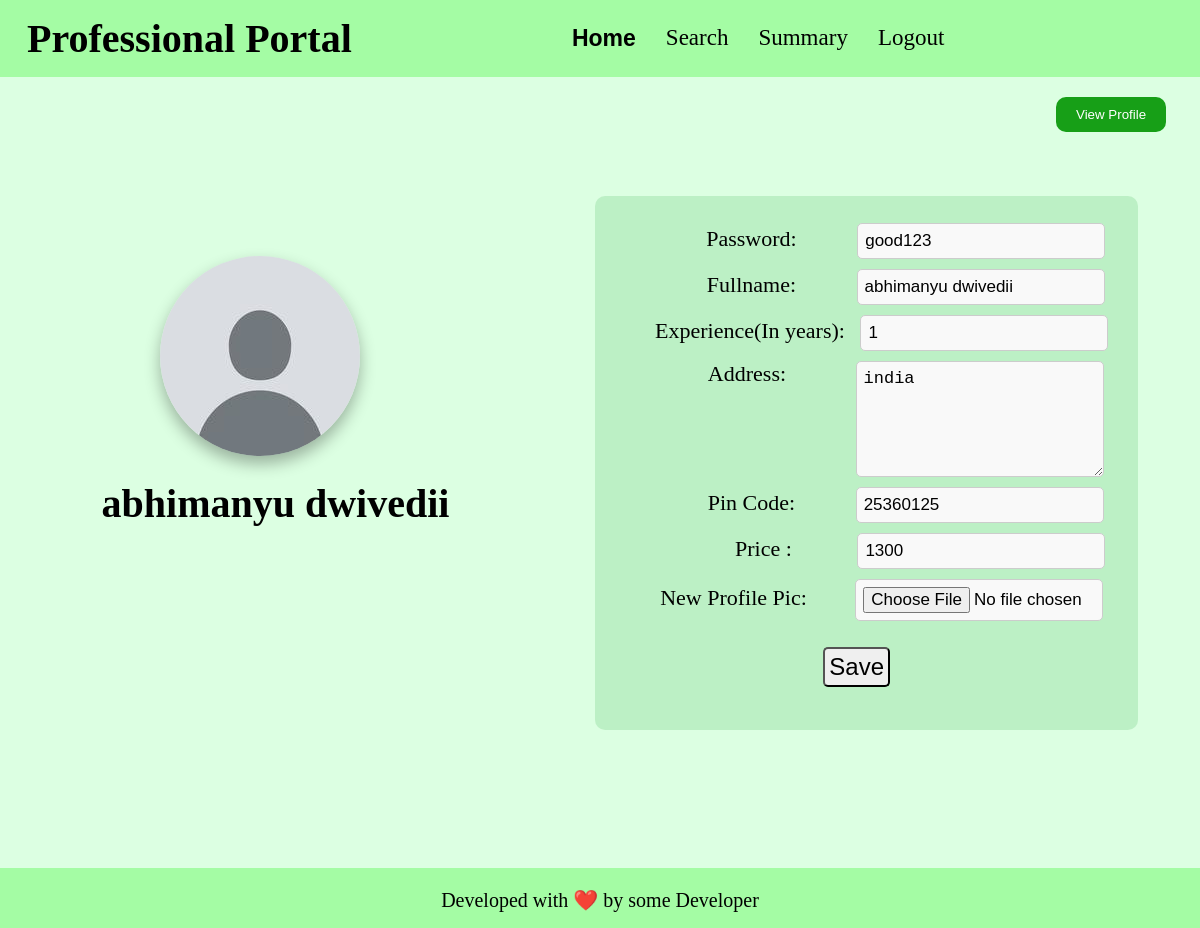
/professional_home/edit_profile/3, run on an earlier commit of the app's database.
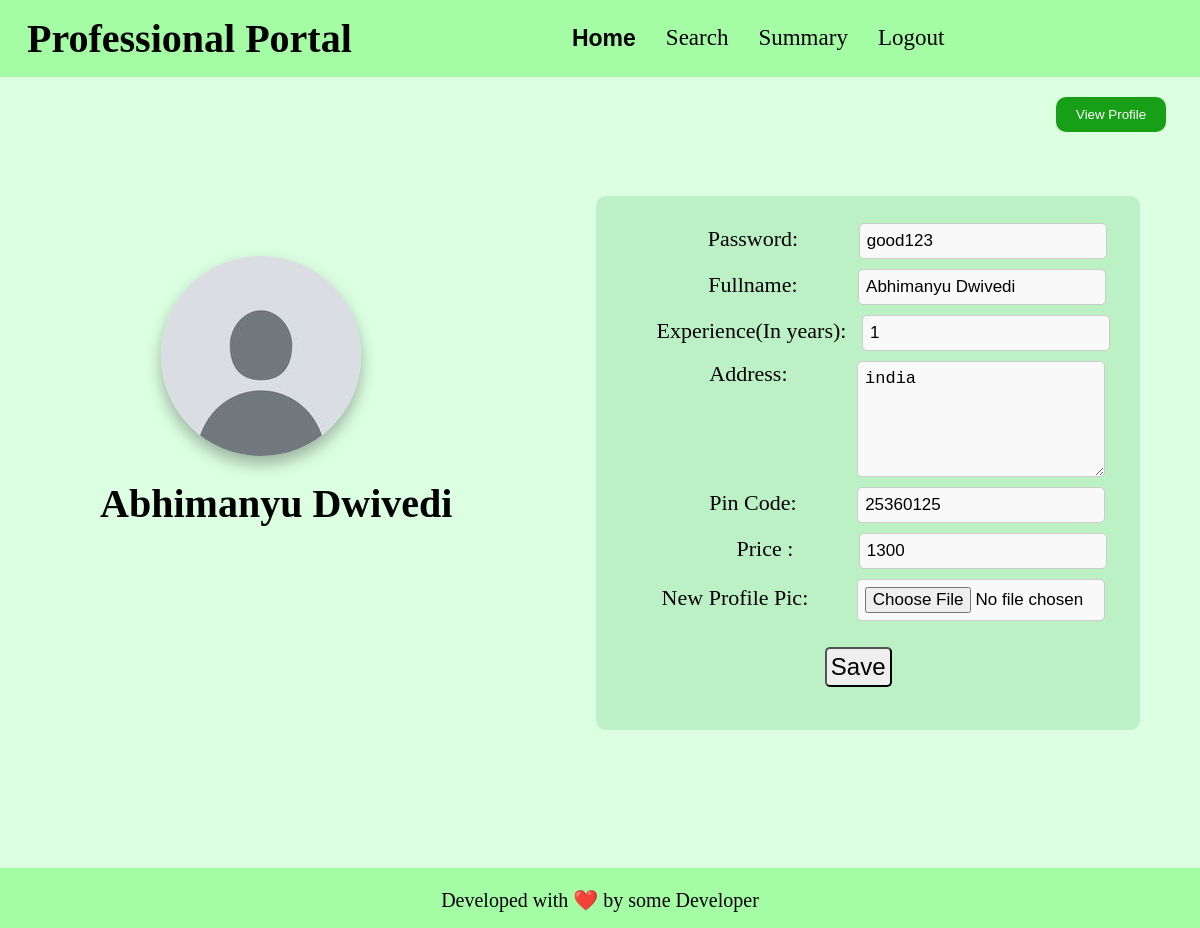
And on a later commit of the database.
### app.py (models this page shows)
class professional(db.Model):
    __tablename__ = "professional"
    id = db.Column(db.Integer, primary_key=True, autoincrement=True)
    email_id = db.Column(db.String, nullable=False)
    fullname = db.Column(db.String, nullable=False)
    password = db.Column(db.String, nullable=False)
    date_created = db.Column(db.Date, nullable=False)
    service_type_id = db.Column(db.Integer, db.ForeignKey('service.id'), nullable=False)
    experience = db.Column(db.Integer, nullable=False)
    gender = db.Column(db.String, nullable=False)
    address = db.Column(db.String, nullable=False)
    pin_code = db.Column(db.Integer, nullable=False)
    documents = db.Column(db.String, nullable=False)
    request = db.Column(db.Boolean, default=None)
    blocked = db.Column(db.Boolean, default=False)
    services_completed = db.Column(db.Integer, default = 0)
    rating = db.Column(db.Float, default = 0.0)
    price = db.Column(db.Integer, default = 0)
    service_type = db.relationship('service', back_populates='professionals')
    service_requests = db.relationship('service_request', backref='professional', cascade='all, delete-orphan')

### app.py (the view, shortened to what this page needs)
@app.route('/professional_home/edit_profile/<int:id>', methods=['GET', 'POST'])
def prof_profile_edit(id):
    if request.method == 'GET':
        prof = professional.query.filter_by(id = id).first()
        if prof: #if professional exists
            if not prof.blocked:      # if not blocked
                if not prof.request:        # if not on request period.
                    return render_template("prof_edit_profile.html", professional = prof)
                else:
                    return redirect('/professional_login')
            else:
                return redirect('/professional_login')
        else:
            return redirect('/professional_login')

### templates/prof_edit_profile.html (shortened to what this page needs)
<!DOCTYPE html>
<html lang="en">
<head>
    <link rel="stylesheet" href="/static/css/basic.css">
</head>
<body>
    <header>
        <h1>Professional Portal</h1>
        <ul>
            <li><a class="active" href="/professional_home/{{professional.id}}">Home</a></li>
            <li><a href="/professional_search/{{professional.id}}">Search</a></li>
            <li><a href="/professional_summary/{{professional.id}}">Summary</a></li>
            <li><a href="/professional_logout/{{professional.id}}">Logout</a></li>
        </ul>
    </header>
    <button id="edit_profile_button" onclick="gotoroute('/professional_home/view_profile/{{professional.id}}')">View Profile</button>
    <div id="box">
        <div id="box1">
            <img id="user-pic" src="/static/default_user_pic.png" alt="Profile Picture">
            <h2 style="font-size: 40px;">{{professional.fullname}}</h2>
        </div>
        <div id="box2">
            <div id="form-box">
                <form action="/professional_home/edit_profile/{{professional.id}}" method="POST">
                    <div class="credentials" style="margin-left: 78px; margin-top: -3px;">
                        Password: <input style="margin-left: 55px; width: 232px;" class="input-box" size="x-large"
                            type="text" name="password" value="{{professional.password}}" required>
                    </div>
                    <div class="credentials" style="margin-left: 78px;">
                        Fullname: <input style="margin-left: 55px; width: 232px;" class="input-box" size="x-large"
                            type="text" name="fullname" placeholder="David Malhan" value="{{professional.fullname}}" required>
                    </div>
                    <div class="credentials" style="margin-left: 30px;">
                        Experience(In years): <input style="margin-left: 10px; width: 232px;" class="input-box"
                            size="x-large" type="number" name="experience" value="{{professional.experience}}" required>
                    </div>
                    <div class="credentials" style="margin-left: 78px;">
                        Address: <textarea
                            style="margin-left: 64px; width: 232px; height: 100px; text-align: left; vertical-align: top; border: 1px solid #ccc; background-color: #f9f9f9;"
                            class="input-box" name="address" placeholder="54/2 Humphery Street"
                            required>{{professional.address}}</textarea>
                    </div>
                    <div class="credentials" style="margin-left: 78px;">
                        Pin Code: <input style="margin-left: 55px; width: 232px;" class="input-box" size="x-large"
                            type="number" name="pincode" value="{{professional.pin_code}}" required>
                    </div>
                    <div class="credentials" style="margin-left: 107px;">
                        Price : <input style="margin-left: 60px; width: 232px;" class="input-box" size="x-large"
                            type="number" name="price" value="{{professional.price}}" required>
                    </div>
                    <div class="credentials" style="margin-left: 30px;">
                        New Profile Pic: <input style="margin-left: 43px; width: 232px;" class="file-upload"
                            size="x-large" type="file" name="new_pic" accept=".png, .jpg, .jpeg"
                            onchange="preview_img(event)">
                    </div>
                    <div>
                        <input type="submit" value="Save"
                            style="margin-right: 20px; font-size: x-large;font-family:'Franklin Gothic Medium', 'Arial Narrow', Arial, sans-serif; margin-top: 16px; margin-bottom: 13px; padding: 4px; border-radius: 5px;">
                    </div>
                </form>
            </div>
        </div>
    </div>
    <br>
    <footer>
        <p>
            Developed with ❤️ by some Developer
        </p>
    </footer>
</body>
</html>

What changed in the data, as far as the page shows it:
changed professional "good123": fullname "abhimanyu dwivedii" → "Abhimanyu Dwivedi"
